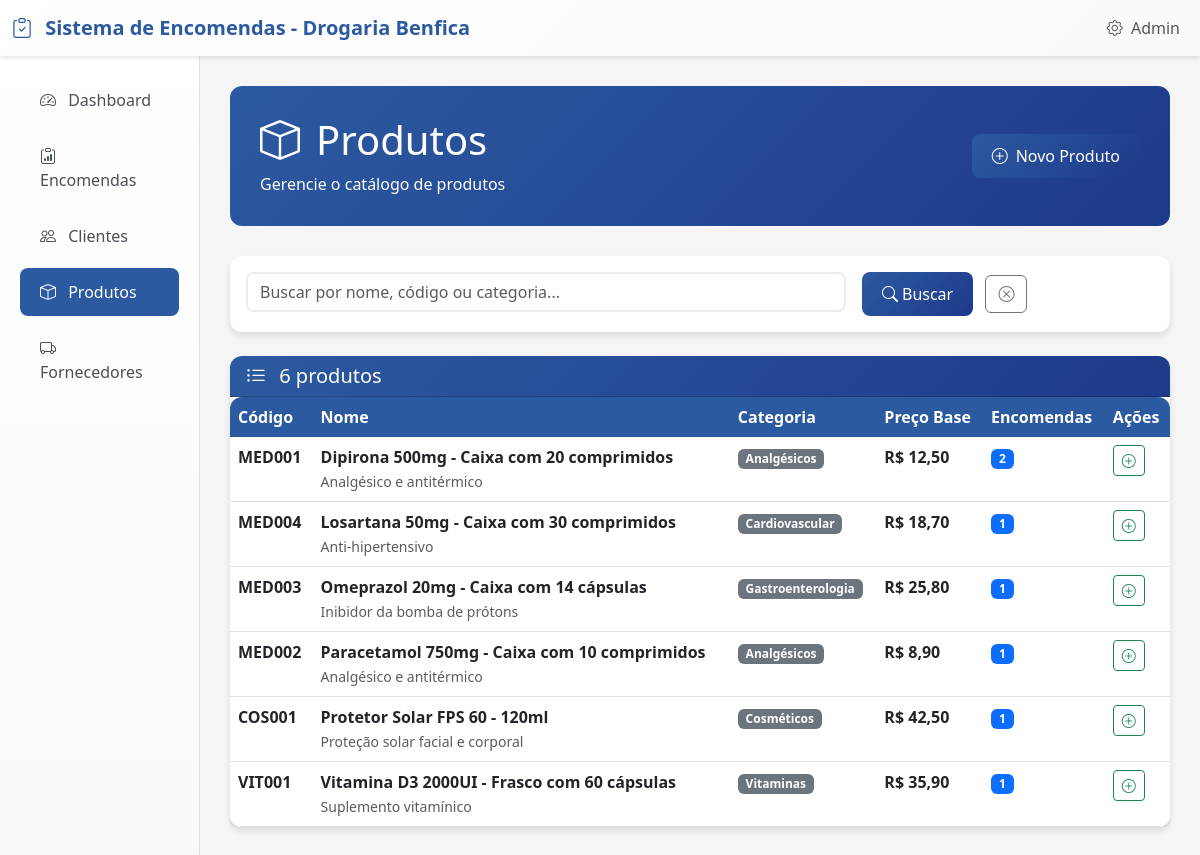
/produtos/, run on the app's committed database.
### encomendas/models.py (models this page shows, shortened)
class Produto(models.Model):
    nome = models.CharField(max_length=200, verbose_name="Nome do Produto")
    codigo = models.CharField(max_length=50, unique=True, verbose_name="Código")
    descricao = models.TextField(blank=True, verbose_name="Descrição")
    preco_base = models.DecimalField(
        max_digits=10,
        decimal_places=2,
        validators=[MinValueValidator(Decimal('0.01'))],
        verbose_name="Preço Base"
    )
    categoria = models.CharField(max_length=100, blank=True, verbose_name="Categoria")
    created_at = models.DateTimeField(auto_now_add=True)
    updated_at = models.DateTimeField(auto_now=True)
    class Meta:
        verbose_name = "Produto"
        verbose_name_plural = "Produtos"
        ordering = ['nome']

### encomendas/views.py (the view)
# urls.py: path('produtos/', views.produto_list, name='produto_list'),
def produto_list(request):
    produtos = Produto.objects.all().order_by('nome')
    search = request.GET.get('search')
    if search:
        produtos = produtos.filter(
            Q(nome__icontains=search) |
            Q(codigo__icontains=search) |
            Q(categoria__icontains=search)
        )
    paginator = Paginator(produtos, 20)
    page_number = request.GET.get('page')
    page_obj = paginator.get_page(page_number)
    context = {
        'page_obj': page_obj,
        'current_search': search,
    }
    return render(request, 'encomendas/produto_list.html', context)

### encomendas/templates/encomendas/produto_list.html (shortened to what this page needs)
{% extends 'encomendas/base.html' %}
{% block content %}
<div class="page-header">
    <div class="d-flex justify-content-between align-items-center">
        <div>
            <h1><i class="bi bi-box me-3"></i>Produtos</h1>
            <p class="mb-0">Gerencie o catálogo de produtos</p>
        </div>
        <a href="{% url 'produto_create' %}" class="btn btn-primary">
            <i class="bi bi-plus-circle me-2"></i>Novo Produto
        </a>
    </div>
</div>
<div class="card mb-4">
    <div class="card-body">
        <form method="get" class="row g-3">
            <div class="col-md-8">
                <input type="text" name="search" class="form-control"
                       placeholder="Buscar por nome, código ou categoria..."
                       value="{{ current_search|default:'' }}">
            </div>
            <div class="col-md-4">
                <button type="submit" class="btn btn-primary me-2">
                    <i class="bi bi-search me-1"></i>Buscar
                </button>
                <a href="{% url 'produto_list' %}" class="btn btn-outline-secondary">
                    <i class="bi bi-x-circle"></i>
                </a>
            </div>
        </form>
    </div>
</div>
<div class="card">
    <div class="card-header">
        <h5 class="mb-0">
            <i class="bi bi-list-ul me-2"></i>
            {% if page_obj.paginator.count %}
                {{ page_obj.paginator.count }} produto{{ page_obj.paginator.count|pluralize }}
            {% else %}
                Nenhum produto encontrado
            {% endif %}
        </h5>
    </div>
    <div class="card-body p-0">
        {% if page_obj %}
            <div class="table-responsive">
                <table class="table table-hover mb-0">
                    <thead>
                        <tr>
                            <th>Código</th>
                            <th>Nome</th>
                            <th>Categoria</th>
                            <th>Preço Base</th>
                            <th>Encomendas</th>
                            <th>Ações</th>
                        </tr>
                    </thead>
                    <tbody>
                        {% for produto in page_obj %}
                        <tr>
                            <td><strong>{{ produto.codigo }}</strong></td>
                            <td>
                                <div>
                                    <strong>{{ produto.nome }}</strong>
                                    {% if produto.descricao %}
                                    <br><small class="text-muted">{{ produto.descricao|truncatechars:50 }}</small>
                                    {% endif %}
                                </div>
                            </td>
                            <td>
                                {% if produto.categoria %}
                                    <span class="badge bg-secondary">{{ produto.categoria }}</span>
                                {% else %}
                                    <span class="text-muted">-</span>
                                {% endif %}
                            </td>
                            <td><strong>R$ {{ produto.preco_base|floatformat:2 }}</strong></td>
                            <td>
                                <span class="badge bg-primary">
                                    {{ produto.itemencomenda_set.count }}
                                </span>
                            </td>
                            <td>
                                <div class="btn-group btn-group-sm">
                                    <a href="{% url 'encomenda_create' %}?produto={{ produto.id }}"
                                       class="btn btn-outline-success" title="Nova Encomenda">
                                        <i class="bi bi-plus-circle"></i>
                                    </a>
                                </div>
                            </td>
                        </tr>
                        {% endfor %}
                    </tbody>
                </table>
            </div>
        {% endif %}
    </div>
</div>
{% endblock %}

### encomendas/templates/encomendas/base.html (style rules this page uses)
:root { --primary-color: #2c5aa0; --secondary-color: #f8f9fa; --accent-color: #28a745; --danger-color: #dc3545; --warning-color: #ffc107; }
body { background-color: #f5f5f5; font-family: 'Segoe UI', Tahoma, Geneva, Verdana, sans-serif; }
.card { border: none; border-radius: 12px; box-shadow: 0 4px 6px rgba(0, 0, 0, 0.1); transition: transform 0.2s ease, box-shadow 0.2s ease; }
.card-header { background: linear-gradient(135deg, var(--primary-color) 0%, #1e3a8a 100%); color: white; border-radius: 12px 12px 0 0 !important; font-weight: 600; }
.btn-primary { background: linear-gradient(135deg, var(--primary-color) 0%, #1e3a8a 100%); border: none; border-radius: 8px; padding: 10px 20px; font-weight: 500; transition: all 0.3s ease; }
.form-control { border-radius: 8px; border: 2px solid #e9ecef; transition: border-color 0.3s ease, box-shadow 0.3s ease; }
.page-header { background: linear-gradient(135deg, var(--primary-color) 0%, #1e3a8a 100%); color: white; padding: 30px; border-radius: 12px; margin-bottom: 30px; }
.table { background: white; border-radius: 12px; overflow: hidden; box-shadow: 0 2px 4px rgba(0,0,0,0.1); }
.table thead th { background-color: var(--primary-color); color: white; border: none; font-weight: 600; }

### data on the page
Produto: codigo "MED001", nome "Dipirona 500mg - Caixa com 20 comprimidos", descricao "Analgésico e antitérmico", categoria "Analgésicos", preco_base "12,50", itemencomenda_set.count "2"
Produto: codigo "MED004", nome "Losartana 50mg - Caixa com 30 comprimidos", descricao "Anti-hipertensivo", categoria "Cardiovascular", preco_base "18,70", itemencomenda_set.count "1"
Produto: codigo "MED003", nome "Omeprazol 20mg - Caixa com 14 cápsulas", descricao "Inibidor da bomba de prótons", categoria "Gastroenterologia", preco_base "25,80", itemencomenda_set.count "1"
Produto: codigo "MED002", nome "Paracetamol 750mg - Caixa com 10 comprimidos", descricao "Analgésico e antitérmico", categoria "Analgésicos", preco_base "8,90", itemencomenda_set.count "1"
Produto: codigo "COS001", nome "Protetor Solar FPS 60 - 120ml", descricao "Proteção solar facial e corporal", categoria "Cosméticos", preco_base "42,50", itemencomenda_set.count "1"
Produto: codigo "VIT001", nome "Vitamina D3 2000UI - Frasco com 60 cápsulas", descricao "Suplemento vitamínico", categoria "Vitaminas", preco_base "35,90", itemencomenda_set.count "1"

### other printed values
{{ page_obj.paginator.count }} "6"
